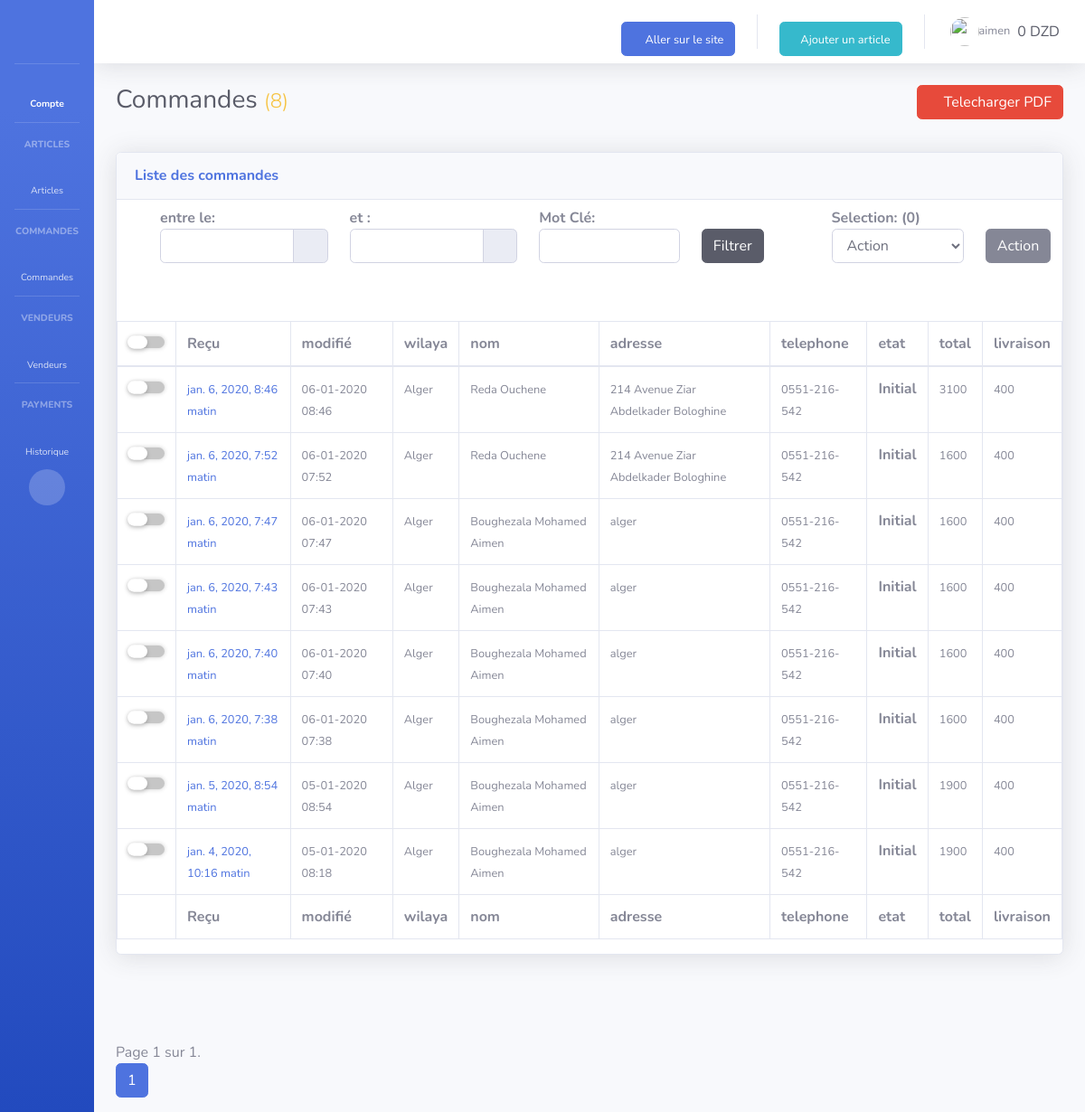
Page /BackOffice/commandes/ (signed in) on the committed database.
### accounts/models.py (models this page shows, shortened)
class UserProfile(models.Model):
    user=models.OneToOneField(User,on_delete=models.CASCADE,null='True')
    telephone=models.CharField(null='True',max_length=10)
    adresse=models.CharField(max_length=325,default='alger')
    wilaya=models.ForeignKey(Wilaya,on_delete=models.CASCADE,null='true')
    commune=models.ForeignKey(Commune,on_delete=models.CASCADE,null='true')
    activate=models.CharField(max_length=255,unique='True')
    solde=models.IntegerField(default=0)

### commandes/models.py (models this page shows, shortened)
class Commande(models.Model):
    created_at = models.DateTimeField(default=timezone.now)
    updated_at = models.DateTimeField(default=timezone.now)
    etat=models.ForeignKey(Etat,on_delete=models.CASCADE,default=Etat.objects.get(id=1))
    nom=models.CharField(max_length=255)
    adresse=models.CharField(max_length=325)
    wilaya=models.ForeignKey(Wilaya,on_delete=models.CASCADE)
    commune=models.ForeignKey(Commune,on_delete=models.CASCADE)
    email=models.EmailField()
    telephone=models.CharField(max_length=10)
    info=models.TextField(null='True',blank='True')
    remise=models.PositiveIntegerField(default=0)
    livraison=models.PositiveIntegerField()
    user=models.ForeignKey(User,on_delete=models.CASCADE,blank='True',null='True')
    def getTotal(self):
            items=CommandeItem.objects.filter(Commande=self)
            total=0
            for item in items:
                total+=item.total
            total+=self.livraison
            return total
    def readeablePhone(self):
        return "%s%s%s%s-%s%s%s-%s%s%s" % tuple(self.telephone)

class Etat(models.Model):
    nom=models.CharField(max_length=55)
    def __str__(self):
        return str(self.nom)

class CommandeItem(models.Model):
    total=models.PositiveIntegerField()
    produit=models.CharField(max_length=255)
    reference=models.CharField(max_length=255)
    prix=models.PositiveIntegerField()
    user=models.CharField(max_length=255)
    commission=models.PositiveIntegerField()
    qtt=models.PositiveIntegerField()
    Commande=models.ForeignKey(Commande,on_delete=models.CASCADE)

### region/models.py (models this page shows)
class Wilaya(models.Model):
    nom=models.CharField(max_length=255)
    code=models.PositiveIntegerField()
    prix=models.PositiveIntegerField()
    def __str__(self):
        return self.nom

### commandes/adminViews.py (the view, shortened to what this page needs)
# urls.py: path('commandes/', CommandeAdmin.as_view(),name='HomeCommandeAdmin'),
class CommandeAdmin(LoginRequiredMixin,TemplateView):
    def get(self,request):
        filter_data={ }
        if request.GET.get('mindate'):
            filter_data['updated_at__gt']=datetime.datetime.strptime(request.GET.get('mindate')+':00', "%d-%m-%Y %H:%M:%S")
        if request.GET.get('maxdate'):
            filter_data['updated_at__lt']=datetime.datetime.strptime(request.GET.get('maxdate')+':00', "%d-%m-%Y %H:%M:%S")
        q = Q()
        if q:
            commandes_list=Commande.objects.filter(**filter_data).filter(q).order_by('-created_at')
        else:
            commandes_list=Commande.objects.filter(**filter_data).order_by('-created_at')
        if not request.user.is_superuser:
            for commande in commandes_list:
                if not commande.has_product_of_user(request.user):
                    commandes_list=commandes_list.exclude(id=commande.id)
        paginator = Paginator(commandes_list, 50) # Show 25 contacts per page
        page = request.GET.get('page')
        commandes = paginator.get_page(page)
        context={
        'search':filter,
        'commandes':commandes,
        'commandes_all_count':commandes_list.count(),
        'etats':Etat.objects.all(),
        }
        if request.user.is_superuser:
            return render(request,'commandes/BackOffice/home_commande.html',context)
        else:
            return render(request,'commandes/BackOffice/commande_recu.html',context)

### cart/context_processors.py (called while the page is built)
def add_variable_to_context(request):
    try:
        cart=Cart.objects.get(user=request.user) if request.user.is_authenticated else Cart.objects.get(session_key = request.session.session_key)
    except:
        if not request.session.session_key:
            request.session.save()
        cart = Cart(session_key=request.session.session_key)
        cart.save()
    return {
        'cart': cart
    }

### commandes/templates/commandes/BackOffice/home_commande.html (shortened to what this page needs)
{% extends 'BackOffice/baseadmin.html' %}
{% load static %}
{% load commandes_extras %}
{% block styles %}
<link href="{% static '/admn/vendor/datatables/dataTables.bootstrap4.min.css' %}" rel="stylesheet">
<link rel="stylesheet" href="https://cdn.jsdelivr.net/npm/bootstrap-select@1.13.9/dist/css/bootstrap-select.min.css">
<link rel="stylesheet" href="https://cdnjs.cloudflare.com/ajax/libs/tempusdominus-bootstrap-4/5.0.1/css/tempusdominus-bootstrap-4.min.css" />
{% endblock styles %}
{% block body %}
<div class="container pb-5" style='overflow-x: scroll;'>
<div class="row">
  <div class="col-md">
    <h1 class="h3 mb-2 text-gray-800">Commandes <small class='text-warning font-weight-light'>({{commandes_all_count}})</small></h1>
  </div>
  {%if request.user.is_superuser%}
  <div class="col-md-3 text-right">
    <a class="btn btn-danger text-white" href='{% url "CommandePDF" %}?mindate={{request.GET.mindate}}&maxdate={{request.GET.maxdate}}&keyword={{ request.GET.keyword }}' target="_blank"> <i class='fa fa-download'></i> Telecharger PDF</a>
  </div>
    {%endif%}
</div>
    <div class="py-3"></div>
    <div class="card shadow mb-5">
      <div class="card-header py-3">
        <h6 class="m-0 font-weight-bold text-primary">Liste des commandes</h6>
      </div>
      <div class="container pt-2 pb-5">
        <div class="row rtl">
            <div class="col-md">
              <form method='get'>
                <div class="container">
                  <div class="row">
                    <div class="col-md">
                      <b>entre le:</b>
                      <div class="form-group">
                          <div class="input-group date" id="datetimepicker7" data-target-input="nearest">
                              <input type="text" name="mindate" value="{{request.GET.mindate}}" class="form-control datetimepicker-input filterr" data-target="#datetimepicker7">
                              <div class="input-group-append" data-target="#datetimepicker7" data-toggle="datetimepicker">
                                  <div class="input-group-text"><i class="fa fa-calendar"></i></div>
                              </div>
                          </div>
                      </div>
                    </div>
                    <div class="col-md">
                      <b>et :</b>
                      <div class="form-group">
                          <div class="input-group date" id="datetimepicker8" data-target-input="nearest">
                              <input type="text"  name='maxdate' value="{{request.GET.maxdate}}" class="form-control datetimepicker-input filterr" data-target="#datetimepicker8">
                              <div class="input-group-append" data-target="#datetimepicker8" data-toggle="datetimepicker">
                                  <div class="input-group-text"><i class="fa fa-calendar"></i></div>
                              </div>
                          </div>
                      </div>
                    </div>
                    {%if request.user.is_superuser%}
                    <div class="col-md-3">
                      <b>Mot Clé:</b>
                      <input class='form-control' type="text" name='keyword'>
                    </div>
                    {%endif%}
                    <div class="col-md-2">
                      <br>
                      <button class='btn btn-dark' type='submit'>Filtrer</button>
                    </div>
                  </div>
                </div>
              </form>
            </div>
            {%if request.user.is_superuser%}
            <div class="col-md-2 ml-auto">
            <b>  Selection: <span class='text-secondary selected-count'> (0)</span> </b>
            <select class='form-control' id="bulk-table-action" data-delete='{%url "DeleteCommande"%}'>
              <option value="" selected >Action</option>
            </select>
          </div>
          <div class="col-md-1">
            <br>
            <a  class="btn btn-secondary text-white" id='action'>Action</a>
          </div>
          {%endif%}
        </div>
      </div>
          <table class="table table-bordered table-hover" id="dataTable" width="100%" cellspacing="0">
            <thead>
              <tr>
                <th><input type="checkbox" class='custom-checkbox custom-checkbox-all'></th>
                <th class='bg-white'>Reçu</th>
                <th class='bg-white'>modifié</th>
                {% if request.user.is_superuser%}
                <th class='bg-white'>wilaya</th>
                <th class='bg-white'>nom</th>
                <th class='bg-white'>adresse</th>
                <th class='bg-white'>telephone</th>
                {% endif%}
                <th class='bg-white'>etat</th>
                <th class='bg-white'>total</th>
                <th class='bg-white'>livraison</th>
              </tr>
            </thead>
            <tfoot>
              <tr>
                <th class='bg-white'> </th>
                <th class='bg-white'>Reçu</th>
                <th class='bg-white'>modifié</th>
                {% if request.user.is_superuser%}
                <th class='bg-white'>wilaya</th>
                <th class='bg-white'>nom</th>
                <th class='bg-white'>adresse</th>
                <th class='bg-white'>telephone</th>
                {% endif%}
                <th class='bg-white'>etat</th>
                <th class='bg-white'>total</th>
                <th class='bg-white'>livraison</th>
              </tr>
            </tfoot>
            <tbody>
              {% for commande in commandes %}
              <tr>
                <th class='bg-white'><input type="checkbox" class='custom-checkbox custom-checkbox-table-row'><a class='d-none' href='{% url "UpdateProduit" commande.id %}' target='_blank'>{{commande.id}}</a></th>
                <th class='bg-white'><a href='{% url "SingleCommande" commande.id %}' target='_blank'><small>{{commande.created_at}}</small></a></th>
                <th class='bg-white'><small>{{commande.updated_at|date:"d-m-Y H:i"}}</small></th>
                {% if request.user.is_superuser%}
                <th class='bg-white'><small>{{commande.wilaya}}</small></th>
                <th class='bg-white'><small>{{commande.nom}}</small></th>
                <th class='bg-white'><small>{{ commande.adresse }}</small> </th>
                <th class='bg-white'><small>{{ commande.readeablePhone }}</small> </th>
                {% endif%}
                <th class='bg-white'><small></small> {{commande.etat}}</th>
                <th class='bg-white'><small>{% if request.user.is_superuser%}{{commande.getTotal}}{%else%}{% get_total_for_user commande request.user %} {%endif%}</small></th>
                <th class='bg-white'><small>{{commande.livraison}}</small></th>
              </tr>
              {%endfor %}
            </tbody>
          </table>
    </div>
</div>
<div class="container">
  <span class="current">
      Page {{ commandes.number }} sur {{ commandes.paginator.num_pages }}.
  </span>
  <ul class="pagination">
      <li class="page-item active">
        <a class="page-link" href="#"> {{ commandes.number }}</a>
      </li>
    </ul>
</div>
{% endblock body %}

### BackOffice/templates/BackOffice/nav/top-nav.html (shortened to what this page needs)
{%load static %}
{%load humanize %}
<nav class="navbar navbar-expand navbar-light bg-white topbar mb-4 static-top shadow">
  <ul class="navbar-nav ml-auto">
    <li class="nav-item mx-2 d-none d-md-block">
      <br>
      <a href="{%url 'shop'%}"  target="_blank" class='btn btn-primary'> <small><i class='fa fa-store'></i> Aller sur le site</small></a>
    </li>
    <li class="nav-item mx-2 d-none d-md-block">
      <br>
      <a href="{%url 'NewProduct'%}"  target="_blank" class='btn btn-info'> <small><i class='fa fa-plus'></i>Ajouter un article</small></a>
    </li>
    <li class="nav-item dropdown no-arrow">
      <a class="nav-link dropdown-toggle" href="#" id="userDropdown" role="button" data-toggle="dropdown" aria-haspopup="true" aria-expanded="false">
        <img class="img-profile rounded-circle" src="{%static '/img/profile.png'%}">
        <span class="mr-2  text-gray-600 small">{{user}}</span>
        <span class='text-dark'>{{user.userprofile.solde|intcomma}} DZD</span>
      </a>
    </li>
  </ul>
</nav>

### static/admn/css/custom-style.css (style rules this page uses)
.custom-checkbox { position: relative; width: 40px; height: 13px; -webkit-appearance:none; background: #c6c6c6; border-radius: 17px; transition: .5s all; outline: none; box-shadow: 0 0 5px rgba(0,0,0,0.2); margin-bottom: 0px; }
.custom-checkbox:before { content: ''; position: absolute; width: 20px; height: 13px; border-radius: 20px; left: 0; top: 0; background: white; transform: scale(1.1); box-shadow: 0 2px 5px rgba(0,0,0,.2); transition: .5s all; }

### rows in the picture
Commande: created_at "jan. 6, 2020, 8:46 matin", updated_at "06-01-2020 08:46", wilaya "Alger", nom "Reda Ouchene", adresse "214 Avenue Ziar Abdelkader Bologhine", readeablePhone "0551-216-542", etat "Initial", getTotal "3100", livraison "400"
Commande: created_at "jan. 6, 2020, 7:52 matin", updated_at "06-01-2020 07:52", wilaya "Alger", nom "Reda Ouchene", adresse "214 Avenue Ziar Abdelkader Bologhine", readeablePhone "0551-216-542", etat "Initial", getTotal "1600", livraison "400"
Commande: created_at "jan. 6, 2020, 7:47 matin", updated_at "06-01-2020 07:47", wilaya "Alger", nom "Boughezala Mohamed Aimen", adresse "alger", readeablePhone "0551-216-542", etat "Initial", getTotal "1600", livraison "400"
Commande: created_at "jan. 6, 2020, 7:43 matin", updated_at "06-01-2020 07:43", wilaya "Alger", nom "Boughezala Mohamed Aimen", adresse "alger", readeablePhone "0551-216-542", etat "Initial", getTotal "1600", livraison "400"
Commande: created_at "jan. 6, 2020, 7:40 matin", updated_at "06-01-2020 07:40", wilaya "Alger", nom "Boughezala Mohamed Aimen", adresse "alger", readeablePhone "0551-216-542", etat "Initial", getTotal "1600", livraison "400"
Commande: created_at "jan. 6, 2020, 7:38 matin", updated_at "06-01-2020 07:38", wilaya "Alger", nom "Boughezala Mohamed Aimen", adresse "alger", readeablePhone "0551-216-542", etat "Initial", getTotal "1600", livraison "400"
Commande: created_at "jan. 5, 2020, 8:54 matin", updated_at "05-01-2020 08:54", wilaya "Alger", nom "Boughezala Mohamed Aimen", adresse "alger", readeablePhone "0551-216-542", etat "Initial", getTotal "1900", livraison "400"
Commande: created_at "jan. 4, 2020, 10:16 matin", updated_at "05-01-2020 08:18", wilaya "Alger", nom "Boughezala Mohamed Aimen", adresse "alger", readeablePhone "0551-216-542", etat "Initial", getTotal "1900", livraison "400"

### other values in the picture
{{ user }} "aimen"
{{ user.userprofile.solde|intcomma }} "0"
{{ commandes_all_count }} "8"
{{ commandes.number }} "1"
{{ commandes.paginator.num_pages }} "1"
